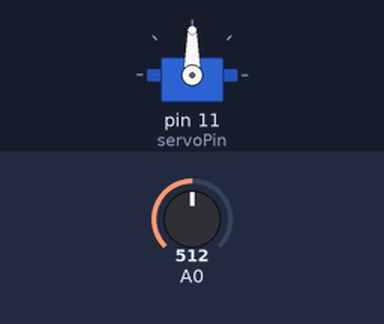
The sketch below on a simulated Arduino Uno, built with avr-gcc and run on an emulated ATmega328P. Parts: servo. The test bench sets the inputs (shaded band); at power-on: A0 = 512.

Above: at 1.2 s.
1.3 s: A0 set to 716
At 2.0 s:
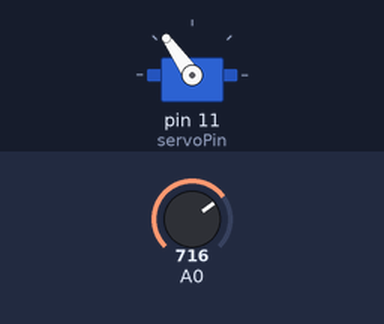
2.8 s: A0 set to 900
At 4.0 s:
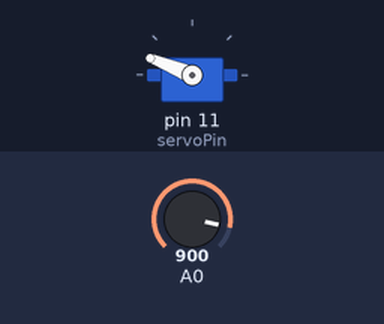
4.3 s: A0 set to 1023
At 5.5 s:
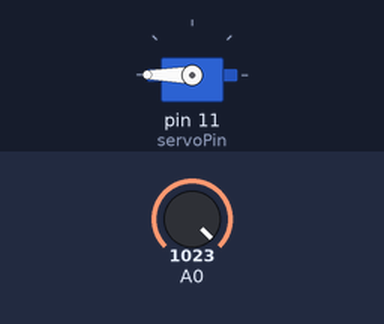
5.8 s: A0 set to 306
At 6.4 s:
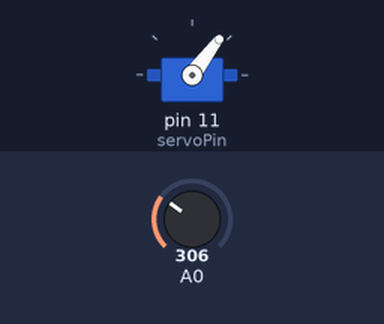
7.3 s: A0 set to 122
At 7.9 s:
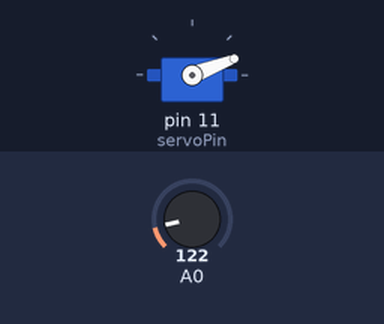
Timing chart, 0 to 9.8 s (numbered marks = the images above; inputs shaded):
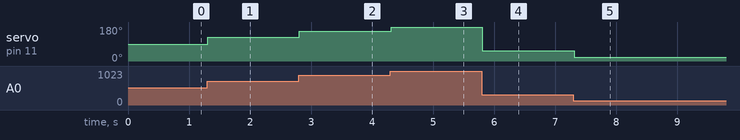

Measured:
- after the input at 1.3 s, servo on pin 11 (servoPin): 90° → 125° at once
- after the input at 2.8 s, servo on pin 11 (servoPin): 125° → 158° at once
- after the input at 4.3 s, servo on pin 11 (servoPin): 158° → 180° at once
- after the input at 5.8 s, servo on pin 11 (servoPin): 180° → 53° at once
- after the input at 7.3 s, servo on pin 11 (servoPin): 53° → 21° at once

The sketch:

Exemplo5.ino
```cpp
#include <Servo.h>

Servo servo1;  // Cria um objeto servo
int portCom;  // Cria uma variável para armazenar dados do Joystick
int servoPin = 11;  // Pino digital 11 conectado no servo1

void setup(){
  servo1.attach(servoPin);
  servo1.write(90);  // Inicia o servo1 em 90 graus
}

void loop(){
  portCom = analogRead(0); // Pino X do Joystick para receber dados
  // Faz um mapeamento dos dados recebidos
  portCom = map(portCom, 0, 1023, 0, 180);

  // O servo se movimenta de acordo com a posição do Joystick
  servo1.write(portCom);
  delay(15);  // Tempo leitura do pino analogico A0
}
```
